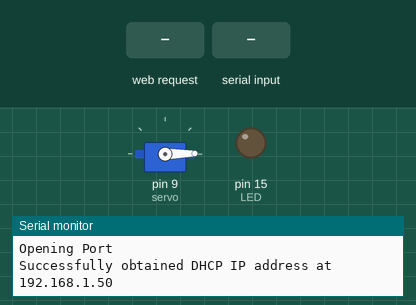
Bench run of a sketch on a simulated Arduino Uno, built with avr-gcc and run on an emulated ATmega328P. Parts: servo, output pins drawn as LEDs (lit = HIGH), the last lines printed to the serial monitor. Dashed ring = blinking. The inputs (shaded band) are chosen by the test bench. WiFi joins after 1.5 s; servers stay silent unless stated.

Above: at 3.5 s.
3.6 s: HTTP request GET /?led=2 received
At 3.75 s:
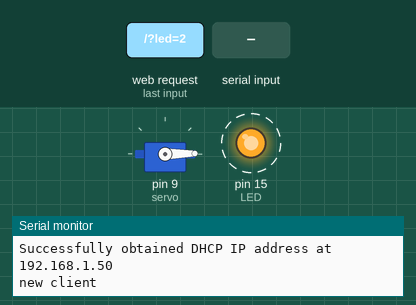
6.6 s: "s90\n" received over Serial
At 7.05 s:
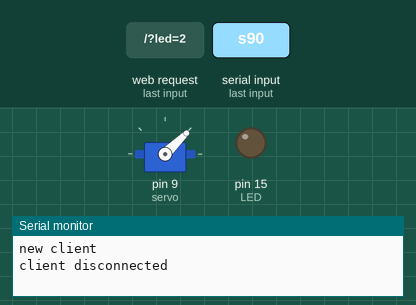
12.6 s: "5\n" received over Serial
15.6 s: "90,45\n" received over Serial
At 15.9 s:
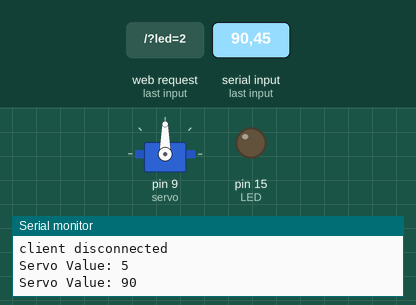
17.1 s: HTTP request GET /?led=1 received
At 18.3 s:
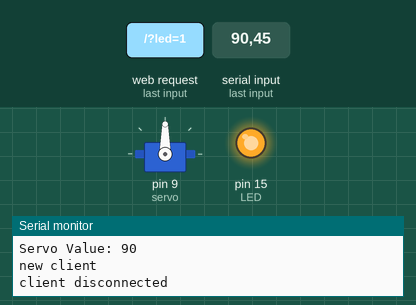
18.6 s: HTTP request GET /?servo=s1 received
Timing chart, 0 to 22.6 s (numbered marks = the images above; inputs shaded):
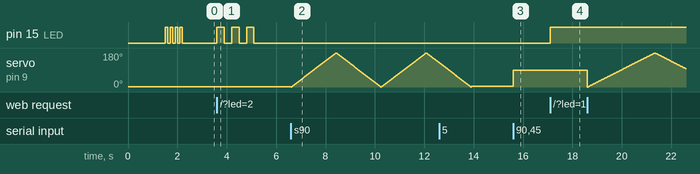

Measured:
- after the input at 3.6 s, pin 15 (LED): alternates HIGH for 0.30 s and LOW for 0.30 s, 6 changes in all, then stays LOW, starting at once
- after the input at 15.6 s, servo on pin 9 (servo): 5° → 90° at once
- after the input at 17.1 s, pin 15 (LED): LOW → HIGH at once

The sketch:

ServDuino.ino
```cpp
/*
  Web Server

 A simple web server that shows the value of the analog input pins.
 using an Arduino Wiznet Ethernet shield.

 Circuit:
 * Ethernet shield attached to pins 10, 11, 12, 13
 * Analog inputs attached to pins A0 through A5 (optional)

 created 18 Dec 2009
 by David A. Mellis
 modified 9 Apr 2012
 by Tom Igoe

 */

#include <SPI.h>
#include <Ethernet.h>
#include <Servo.h>

char inData[11]; // Allocate some space for the string
char inChar; // Where to store the character read
byte charIndex = 0; // Index into array; where to store the character
int serialRead;

bool gotData = false;

int timesWentBy = 0;

Servo servo;
long prev=0;  //saves last time (in millisec) the servo arm was moved down
long current=0;  //current time in millisec
unsigned char servoangle=0;  //current servo angle
#define COUNTTIME 2000 //defines time that the arm waits between tick-downs (in millisec)
#define MOV 12 //defines how much the arm moves up when a page is loaded

// Enter a MAC address and IP address for your controller below.
// The IP address will be dependent on your local network:
byte mac[] = {
  0xDE, 0xAD, 0xBE, 0xEF, 0xFE, 0xED
};
IPAddress ip(192, 168, 1, 80);

// Initialize the Ethernet server library
// with the IP address and port you want to use
// (port 80 is default for HTTP):
EthernetServer server(80);

bool gotInfo = false;
int infoType;

int LED = 15;

void setup() {
  servo.attach(9);  //sets servo to pin 9.  Choose your favorite PWM pin (except 10 or 11)
  servo.write(1);

  Serial.begin(9600);

  pinMode(LED, OUTPUT);

  StartServer();
}

#define BUFSIZ 100  //Buffer size for getting data
char clientline[BUFSIZ];  //string that will contain command data
int index = 0;  //clientline index

void loop() {
  index = 0; // reset the clientline index
  // listen for incoming clients
  EthernetClient client = server.available();
  if (client) {
    Serial.println("new client");
    // an http request ends with a blank line
    boolean currentLineIsBlank = true;
    while (client.connected()) {
      if (client.available()) {
        char c = client.read();
        if(index<BUFSIZ)  //Only add data if the buffer isn't full.
        {
          clientline[index]=c;
          index++;
        }
        if (c == '\n' && currentLineIsBlank)
        {
          client.println("HTTP/1.1 200 OK");
          client.println("Content-Type: text/html");
          client.println("Connection: close");
          client.println();
          client.println("<!DOCTYPE html>");
          client.println("<h1><center>LED Control</h1></center><br>");
          client.println("<center><form method=get action=/?>");
          client.println("<button type=submit name=led value=0>Off</button>");
          client.println("<button type=submit name=led value=1>On</button>");
          client.println("<button type=submit name=led value=2>Blink</button></form><br>");
          client.println("<form method=get action=/?>");
          client.println("<input type=text name=servo>");
          client.println("<input type=submit>");
          client.println("</form></center>");
          break;
        }
        if (c == '\n') {
          currentLineIsBlank = true;
          gotInfo = false;
        }
        else if (c != '\r') {
          currentLineIsBlank = false;
        }
        if(strstr(clientline,"/?led=1")!=0 && !gotInfo && infoType != 1) {  //look for the command to turn the led on
          digitalWrite(LED, HIGH);  //turn the led on
          gotInfo = true;
          infoType = 1;
        } else if(strstr(clientline,"/?led=0")!=0 && !gotInfo && infoType != 2) {  //look for command to turn led off. Note: If led is on, it will stay on until command is given to turn it off, even if multiple computers are on the site
          digitalWrite(LED, LOW);  //turn led off
          gotInfo = true;
          infoType = 2;
        } else if(strstr(clientline,"/?led=2")!=0 && !gotInfo && infoType != 3) {
          blink(300, 3);
          gotInfo = true;
          infoType = 3;
        } else if(strstr(clientline,"/?servo=s1")!=0 && !gotInfo && infoType != 4) {
          //char* where = strpbrk(clientline, "/?servo=");
          //Serial.print("String: ");
          //Serial.println(where);
          //Serial.println("\n");
          //Serial.print();
          //Serial.println(where);
          sweep(15);
          gotInfo = true;
          infoType = 4;
          //char *gett = substr(where+)
        } else if(strstr(clientline,"/?servo=s2")!=0 && !gotInfo && infoType != 5) {
          sweep(13);
          sweep(13);
          gotInfo = true;
          infoType = 5;
        } else if(strstr(clientline,"/?servo=s3")!=0 && !gotInfo && infoType != 6) {
          sweep(10);
          sweep(10);
          sweep(10);
          gotInfo = true;
          infoType = 6;
        }
      }
    }
    // give the web browser time to receive the data
    delay(1);
    // close the connection:
    client.stop();
    Serial.println("client disconnected");
  }


  while(Serial.available() > 0) {
    if (charIndex < 10) {
      inChar = Serial.read(); // Read a character
      if (inChar == '\n') {
        inData[charIndex] = 0;   // Null terminate the string
        gotData = true;
        break;
      } else {
        inData[charIndex] = inChar; // Store it
        charIndex++;                // Increment where to write next
      }
    }
  }
  if(gotData) {
    gotData = false;
    charIndex = 0;
    if (inData[0] == 's') {sweep(10); sweep(10);} else {
      int servoValue = atoi(inData);
      Serial.print("Servo Value: ");
      Serial.println(servoValue);
      servoValue = constrain(servoValue, 1, 180);
      servo.write(servoValue);
      for (int i = 0; i <= 10; i++) inData[i] = 0;
      servoValue = '\0';
    }
  }

}

void blink(int intervalMs, int times) {
  for (int i = 0; i < times; i++) {
    digitalWrite(LED, HIGH);
    delay(intervalMs);
    digitalWrite(LED, LOW);
    delay(intervalMs);
  }
}

void StartServer() {
  // start the Ethernet connection and the server:
  Serial.println("Starting Server");
  if(Ethernet.begin(mac)) {
    Serial.println("Opening Port");
    server.begin();
    Serial.print("Successfully obtained DHCP IP address at ");
    Serial.println(Ethernet.localIP());
    blink(100, 4);
  } else {
    Serial.println("Failed to obtain DHCP IP address.");
    Ethernet.begin(mac, ip);
    server.begin();
    Serial.print("Server now online at ");
    Serial.println(Ethernet.localIP());
  }
}

void sweep(int tick) {
  int pos;
  for(pos = 0; pos <= 180; pos += 1) // goes from 0 degrees to 180 degrees
  {                                  // in steps of 1 degree
    servo.write(pos);              // tell servo to go to position in variable 'pos'
    delay(tick);                       // waits 15ms for the servo to reach the position
  }
  for(pos = 180; pos>=0; pos-=1)     // goes from 180 degrees to 0 degrees
  {
    servo.write(pos);              // tell servo to go to position in variable 'pos'
    delay(tick);                       // waits 15ms for the servo to reach the position
  }
  servo.write(1);
}
```
